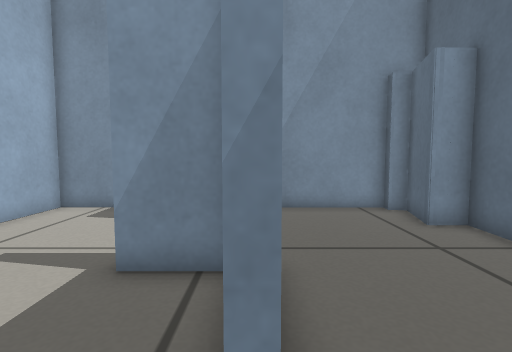
View 1 (above)

12 first-person views from a walk through a Gazebo world. The camera is 0.4 m above the floor, tilts 4° down and sees 85° across. The floor is counted in squares, 0.2 m on a side. Each view is taken from the middle of a square. On the plan, view 1 faces up. The plan holds only what a view shows up to about 16 squares ahead; the rest is blank.

View 2
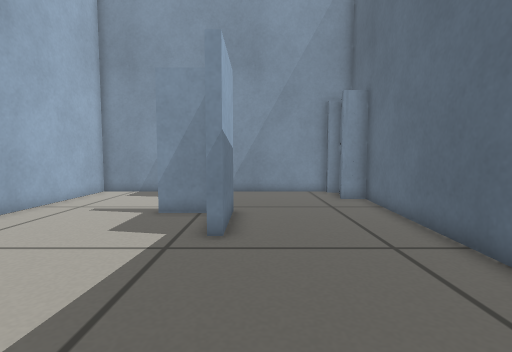

View 3
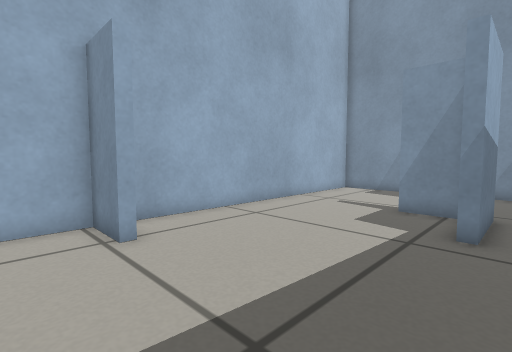

View 4
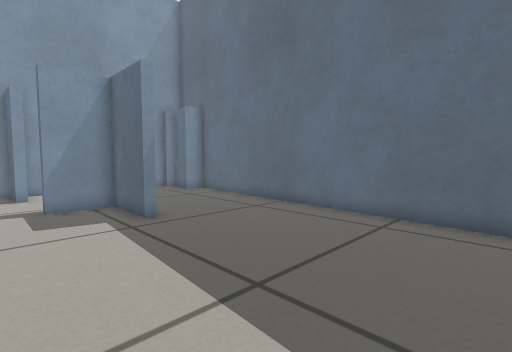

View 5
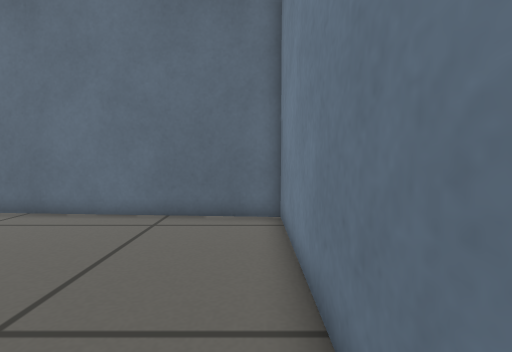

View 6
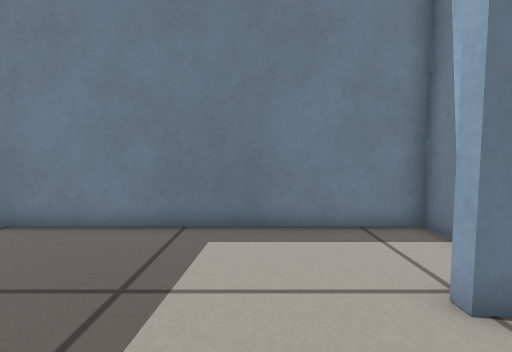

View 7
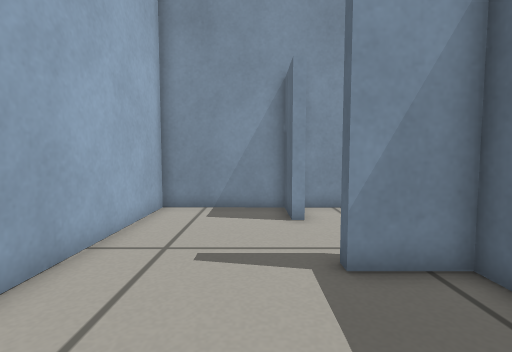

View 8
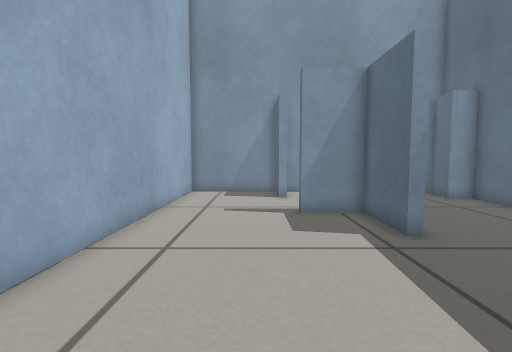

View 9
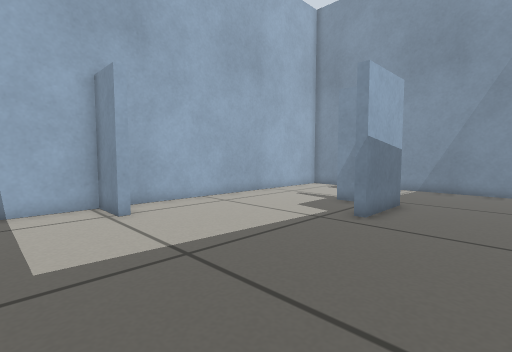

View 10
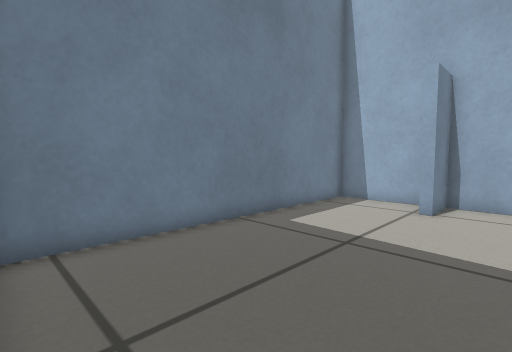

View 11
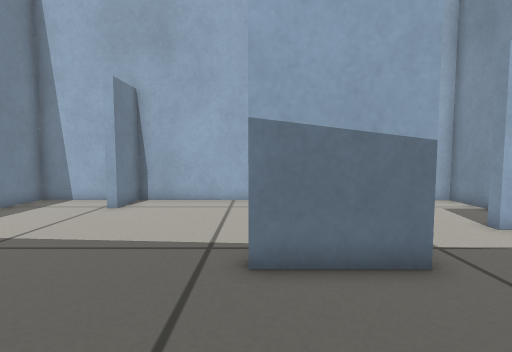

View 12
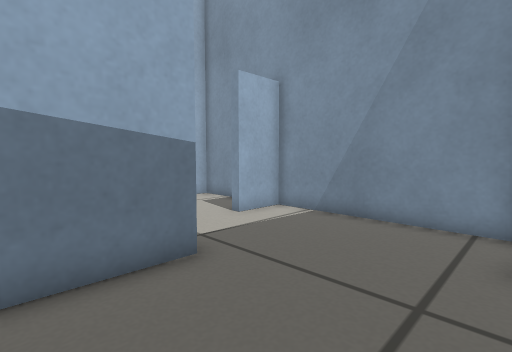

### Floor plan
Points are (right, up) in squares from view 1. A wall is a line through its corners. A room is listed if a view was taken in it or the views show most of it. See-through windows are left out.
Room 1 (views 1, 2, 3, 4, 5, 6, 7, 8, 9, 10, 11, 12)
walls: (0.2, 5.1) (0.2, 1.9) (-0.2, 1.9) (-0.2, 4.7) (-2.4, 4.7) (-2.4, 5.1); (5, 10.3) (5, 10.8) (-2.5, 10.8) (-2.5, 8.6) (-2.9, 8.6) (-2.9, 10.8) (-7.7, 10.8) (-7.7, -3.4) (-5.7, -3.4) (-5.7, -3.8) (-7.7, -3.8) (-7.7, -7.8) (5.1, -7.8) (6.1, 8) (5, 8) (5.6, 10.2)

Positions as (right, up) in squares from view 1, and headings:
1: (0, 0), facing up
2: (1, -5), facing up
3: (1, -6), facing up-left
4: (-4, -7), facing up-right
5: (-4, -7), facing right
6: (-3, 0), facing down
7: (-4, 0), facing up
8: (-4, -5), facing up
9: (4, -7), facing up-left
10: (5, -1), facing down-left
11: (5, 2), facing left
12: (5, 2), facing up-left
